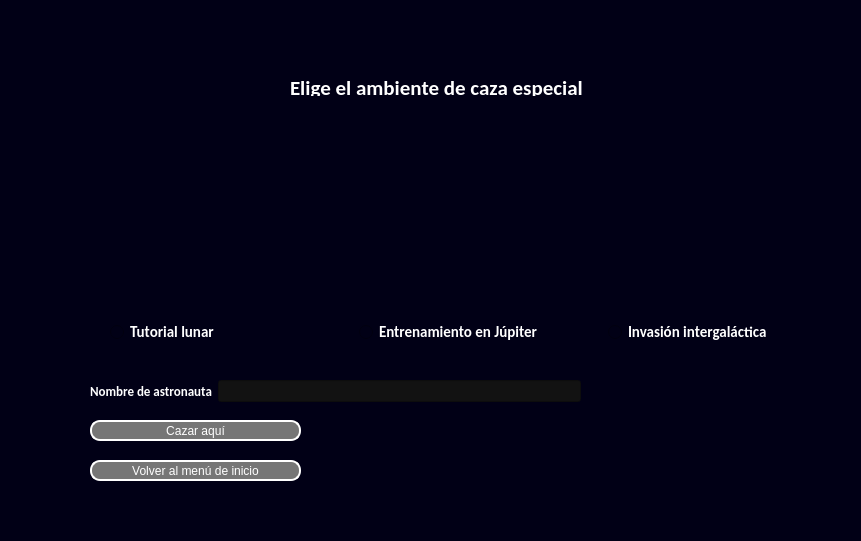
<?xml version="1.0" encoding="UTF-8"?>
<ui version="4.0">
 <class>Dialog</class>
 <widget class="QDialog" name="Dialog">
  <property name="geometry">
   <rect>
    <x>0</x>
    <y>0</y>
    <width>861</width>
    <height>541</height>
   </rect>
  </property>
  <property name="windowTitle">
   <string>Dialog</string>
  </property>
  <property name="styleSheet">
   <string notr="true">background-color: rgb(1, 0, 22);</string>
  </property>
  <widget class="QLabel" name="label">
   <property name="geometry">
    <rect>
     <x>290</x>
     <y>80</y>
     <width>301</width>
     <height>16</height>
    </rect>
   </property>
   <property name="font">
    <font>
     <family>Calibri</family>
     <pointsize>16</pointsize>
     <weight>75</weight>
     <bold>true</bold>
    </font>
   </property>
   <property name="styleSheet">
    <string notr="true">color: rgb(255, 255, 255);</string>
   </property>
   <property name="text">
    <string>Elige el ambiente de caza especial</string>
   </property>
  </widget>
  <widget class="QWidget" name="horizontalLayoutWidget_8">
   <property name="geometry">
    <rect>
     <x>90</x>
     <y>380</y>
     <width>491</width>
     <height>22</height>
    </rect>
   </property>
   <layout class="QHBoxLayout" name="horizontalLayout_8">
    <item>
     <widget class="QLabel" name="label_8">
      <property name="font">
       <font>
        <family>Calibri</family>
        <pointsize>10</pointsize>
        <weight>75</weight>
        <bold>true</bold>
       </font>
      </property>
      <property name="styleSheet">
       <string notr="true">color:white;
</string>
      </property>
      <property name="text">
       <string>Nombre de astronauta</string>
      </property>
     </widget>
    </item>
    <item>
     <widget class="QLineEdit" name="line_edit_nombre_astronauta">
      <property name="styleSheet">
       <string notr="true">color:white;
background-color: rgb(125, 125, 125);
background-color: rgb(0, 0, 0);
background-color: rgb(18, 18, 18);
</string>
      </property>
      <property name="text">
       <string/>
      </property>
     </widget>
    </item>
   </layout>
  </widget>
  <widget class="QPushButton" name="boton_cazar_ventana_principal">
   <property name="geometry">
    <rect>
     <x>90</x>
     <y>420</y>
     <width>211</width>
     <height>21</height>
    </rect>
   </property>
   <property name="styleSheet">
    <string notr="true">background-color: rgb(118, 118, 118);
color: white;
border-style:outset;
border-width:2px;
border-radius:10px;
border-color:white;

</string>
   </property>
   <property name="text">
    <string>Cazar aquí</string>
   </property>
  </widget>
  <widget class="QLabel" name="label_2">
   <property name="geometry">
    <rect>
     <x>90</x>
     <y>130</y>
     <width>201</width>
     <height>131</height>
    </rect>
   </property>
   <property name="text">
    <string/>
   </property>
   <property name="pixmap">
    <pixmap>../assets/Sprites/Fondos/Luna.png</pixmap>
   </property>
   <property name="scaledContents">
    <bool>true</bool>
   </property>
  </widget>
  <widget class="QLabel" name="label_4">
   <property name="geometry">
    <rect>
     <x>340</x>
     <y>130</y>
     <width>201</width>
     <height>131</height>
    </rect>
   </property>
   <property name="text">
    <string/>
   </property>
   <property name="pixmap">
    <pixmap>../assets/Sprites/Fondos/Jupiter.png</pixmap>
   </property>
   <property name="scaledContents">
    <bool>true</bool>
   </property>
  </widget>
  <widget class="QLabel" name="label_10">
   <property name="geometry">
    <rect>
     <x>580</x>
     <y>130</y>
     <width>201</width>
     <height>131</height>
    </rect>
   </property>
   <property name="text">
    <string/>
   </property>
   <property name="pixmap">
    <pixmap>../assets/Sprites/Fondos/Galaxia.png</pixmap>
   </property>
   <property name="scaledContents">
    <bool>true</bool>
   </property>
  </widget>
  <widget class="QLabel" name="label_5">
   <property name="geometry">
    <rect>
     <x>170</x>
     <y>270</y>
     <width>41</width>
     <height>41</height>
    </rect>
   </property>
   <property name="styleSheet">
    <string notr="true">image: url(:/imagen_lunar/Sprites/Aliens/Alien1.png);</string>
   </property>
   <property name="text">
    <string/>
   </property>
   <property name="pixmap">
    <pixmap>../assets/Sprites/Aliens/Alien1.png</pixmap>
   </property>
   <property name="scaledContents">
    <bool>true</bool>
   </property>
  </widget>
  <widget class="QLabel" name="label_11">
   <property name="geometry">
    <rect>
     <x>420</x>
     <y>270</y>
     <width>41</width>
     <height>41</height>
    </rect>
   </property>
   <property name="styleSheet">
    <string notr="true">image: url(:/imagen_intergalactica/Sprites/Aliens/Alien3.png);</string>
   </property>
   <property name="text">
    <string/>
   </property>
   <property name="pixmap">
    <pixmap>../assets/Sprites/Aliens/Alien2.png</pixmap>
   </property>
   <property name="scaledContents">
    <bool>true</bool>
   </property>
  </widget>
  <widget class="QLabel" name="label_12">
   <property name="geometry">
    <rect>
     <x>650</x>
     <y>270</y>
     <width>61</width>
     <height>41</height>
    </rect>
   </property>
   <property name="styleSheet">
    <string notr="true">image: url(:/imagen_intergalactica/Sprites/Aliens/Alien3.png);</string>
   </property>
   <property name="text">
    <string/>
   </property>
   <property name="pixmap">
    <pixmap>../assets/Sprites/Aliens/Alien3.png</pixmap>
   </property>
   <property name="scaledContents">
    <bool>true</bool>
   </property>
  </widget>
  <widget class="QLabel" name="label_13">
   <property name="geometry">
    <rect>
     <x>620</x>
     <y>430</y>
     <width>111</width>
     <height>131</height>
    </rect>
   </property>
   <property name="styleSheet">
    <string notr="true">image: url(:/imagen_perro_inicio/Sprites/Terminator-Dog/Dog1.png);</string>
   </property>
   <property name="text">
    <string/>
   </property>
   <property name="pixmap">
    <pixmap>../assets/Sprites/Terminator-Dog/Dog1.png</pixmap>
   </property>
   <property name="scaledContents">
    <bool>true</bool>
   </property>
  </widget>
  <widget class="QLabel" name="label_error">
   <property name="geometry">
    <rect>
     <x>220</x>
     <y>360</y>
     <width>621</width>
     <height>20</height>
    </rect>
   </property>
   <property name="font">
    <font>
     <family>Calibri</family>
     <pointsize>10</pointsize>
     <weight>75</weight>
     <italic>false</italic>
     <bold>true</bold>
    </font>
   </property>
   <property name="styleSheet">
    <string notr="true">color:red;</string>
   </property>
   <property name="text">
    <string/>
   </property>
  </widget>
  <widget class="QPushButton" name="boton_volver_al_menu_de_inicio">
   <property name="geometry">
    <rect>
     <x>90</x>
     <y>460</y>
     <width>211</width>
     <height>21</height>
    </rect>
   </property>
   <property name="styleSheet">
    <string notr="true">background-color: rgb(118, 118, 118);
color: white;
border-style:outset;
border-width:2px;
border-radius:10px;
border-color:white;

</string>
   </property>
   <property name="text">
    <string>Volver al menú de inicio</string>
   </property>
  </widget>
  <widget class="QWidget" name="horizontalLayoutWidget">
   <property name="geometry">
    <rect>
     <x>110</x>
     <y>320</y>
     <width>741</width>
     <height>24</height>
    </rect>
   </property>
   <layout class="QHBoxLayout" name="horizontalLayout">
    <item>
     <widget class="QRadioButton" name="boton_opcion_tutorial_lunar">
      <property name="font">
       <font>
        <family>Calibri</family>
        <pointsize>11</pointsize>
        <weight>75</weight>
        <bold>true</bold>
       </font>
      </property>
      <property name="styleSheet">
       <string notr="true">color:white;
</string>
      </property>
      <property name="text">
       <string>Tutorial lunar</string>
      </property>
     </widget>
    </item>
    <item>
     <widget class="QRadioButton" name="boton_opcion_entrenamiento">
      <property name="font">
       <font>
        <family>Calibri</family>
        <pointsize>11</pointsize>
        <weight>75</weight>
        <bold>true</bold>
       </font>
      </property>
      <property name="styleSheet">
       <string notr="true">color:white;
</string>
      </property>
      <property name="text">
       <string>Entrenamiento en Júpiter</string>
      </property>
     </widget>
    </item>
    <item>
     <widget class="QRadioButton" name="boton_opcion_invasion">
      <property name="font">
       <font>
        <family>Calibri</family>
        <pointsize>11</pointsize>
        <weight>75</weight>
        <bold>true</bold>
       </font>
      </property>
      <property name="styleSheet">
       <string notr="true">color:white;
</string>
      </property>
      <property name="text">
       <string>Invasión intergaláctica</string>
      </property>
     </widget>
    </item>
   </layout>
  </widget>
  <widget class="QLabel" name="label_error_escenario">
   <property name="geometry">
    <rect>
     <x>320</x>
     <y>420</y>
     <width>281</width>
     <height>20</height>
    </rect>
   </property>
   <property name="font">
    <font>
     <family>Calibri</family>
     <pointsize>10</pointsize>
     <weight>75</weight>
     <italic>false</italic>
     <bold>true</bold>
    </font>
   </property>
   <property name="styleSheet">
    <string notr="true">color:red;</string>
   </property>
   <property name="text">
    <string/>
   </property>
  </widget>
 </widget>
 <resources>
  <include location="imagen_lunar.qrc"/>
  <include location="imagen_perro_inicio.qrc"/>
  <include location="imagen_intergalactica.qrc"/>
  <include location="imagen_jupiter.qrc"/>
 </resources>
 <connections/>
</ui>
